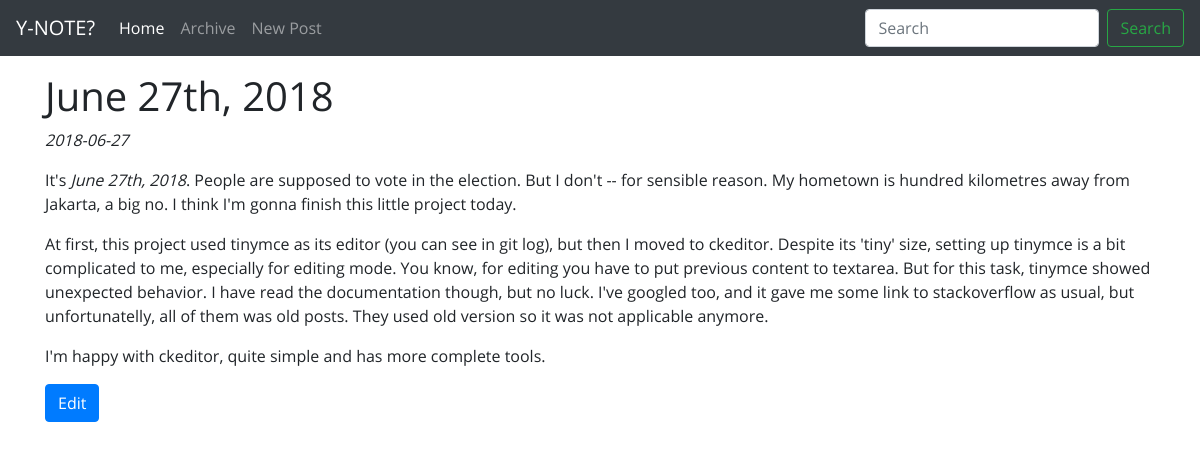
Before: /readpost.php?id-post=8 with the older database file.
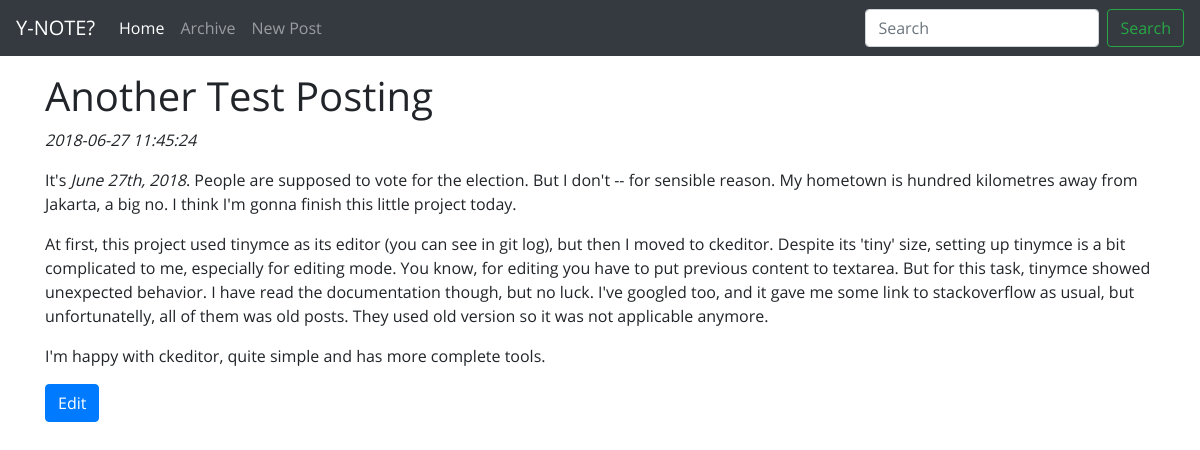
After: the same page with the newer database file.
### tables this page shows
CREATE TABLE `posts` (
  `id_post` int(11) NOT NULL AUTO_INCREMENT,
  `date_post` datetime DEFAULT NULL,
  `title_post` varchar(255) DEFAULT NULL,
  `content` text,
  PRIMARY KEY (`id_post`)
);

### readpost.php (the view, shortened to what this page needs)
<?php
    include_once "config.php";
    if (isset($_GET['id-post'])) {
        $id_post = (int) $_GET['id-post'];
    }
    $sql = "SELECT * FROM posts WHERE id_post = '$id_post'";
    $result_sql = mysqli_query($db_handle, $sql);
    $res_sql_array = mysqli_fetch_array($result_sql);
    $title_post = $res_sql_array['title_post'];
    $date_post = $res_sql_array['date_post'];
    $content = $res_sql_array['content'];
    include "header.php";
    include "navbar.php";
    echo "<h1>$title_post</h1>";
    echo "<p><em>$date_post</em><p>";
    echo $content;
    echo "<a href='posting.php?id-post=$id_post' class='btn btn-primary'>Edit</a>";
    include "tail.php";

Changed rows visible on the page:
changed posts: title_post "June 27th, 2018" → "Another Test Posting"; date_post "2018-06-27" → "2018-06-27 11:45:24"; content "…are supposed to vote in the election. But I…" → "…are supposed to vote for the election. But I…"
